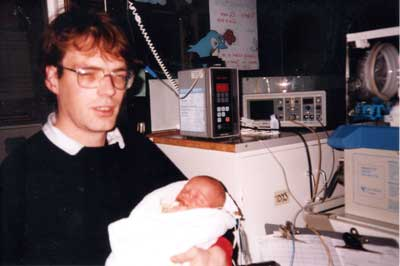
#> input picture Python-code-snippets-101-200/me-jack-400x266.jpg, 400 x 266 px
$ python '153-Watermark an image.py'
#> lines starting #> are read from the running program, lines starting #| are printed output that depends on the picture
'''
Python Code Snippets - stevepython.wordpress.com

153-Watermark an image
Source image and watermark image must be same size

Source, based on code from:
https://www.geeksforgeeks.org/addition-blending-images-using-opencv-python/
'''
import cv2

# Read Image1
source_img = cv2.imread('me-jack-400x266.jpg', 1)
#> source_img is the input picture: shape (266, 400, 3); mean B, G, R 93.9, 90.8, 105.9

# Read image2
water_mark = cv2.imread('watermark-400x266.jpg', 1)
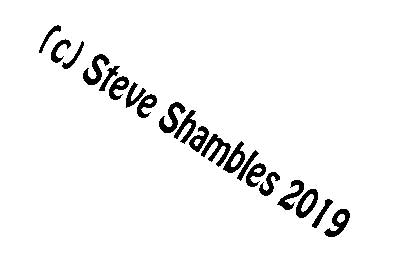
#> input picture Python-code-snippets-101-200/watermark-400x266.jpg, 400 x 266 px
#> water_mark is the input picture: shape (266, 400, 3); min 0, max 255, mean 243.6

# Blending the images with 0.1 and 1.0
img = cv2.addWeighted(water_mark, 0.1, source_img, 1.0, 0)
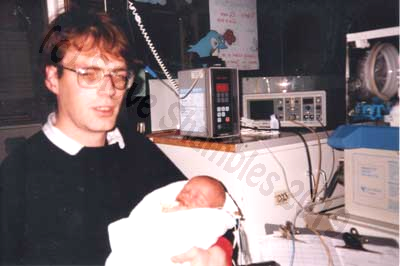
#> img: shape (266, 400, 3); mean B, G, R 116.9, 113.9, 127.9

# Show the image
cv2.imshow('image', img)

# Save image
cv2.imwrite('watermarked.png',img)

# Wait for a key
cv2.waitKey(0)

# Distroy all the window open
cv2.destroyAllWindows()
